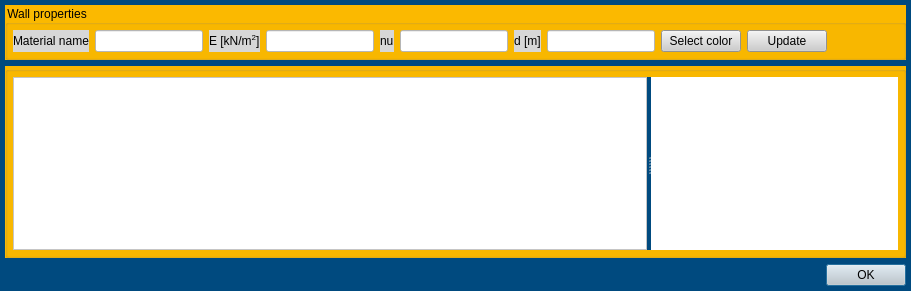
<?xml version="1.0" encoding="UTF-8"?>
<ui version="4.0">
 <class>Dialog</class>
 <widget class="QDialog" name="Dialog">
  <property name="geometry">
   <rect>
    <x>0</x>
    <y>0</y>
    <width>911</width>
    <height>291</height>
   </rect>
  </property>
  <property name="windowTitle">
   <string>Dialog</string>
  </property>
  <property name="styleSheet">
   <string notr="true">QWidget{background-color: rgb(0, 74, 127);}

QTableWidget{background-color: rgb(255, 255, 255);}

QCheckBox{background-color: rgb(255, 255, 255);}

QWidget#widget{background-color: rgb(255, 255, 255);}

QGroupBox{background-color: rgb(251, 185, 0);}

QPushButton{background-color: rgb(205, 205, 205);}

QLineEdit{background-color:rgb(255, 255, 255);}

QLabel{background-color:rgb(215, 215, 215);}</string>
  </property>
  <layout class="QVBoxLayout" name="verticalLayout">
   <property name="leftMargin">
    <number>5</number>
   </property>
   <property name="topMargin">
    <number>5</number>
   </property>
   <property name="rightMargin">
    <number>5</number>
   </property>
   <property name="bottomMargin">
    <number>5</number>
   </property>
   <item>
    <widget class="QGroupBox" name="groupBox">
     <property name="title">
      <string>Wall properties</string>
     </property>
     <layout class="QHBoxLayout" name="horizontalLayout_2">
      <property name="leftMargin">
       <number>5</number>
      </property>
      <property name="topMargin">
       <number>5</number>
      </property>
      <property name="rightMargin">
       <number>5</number>
      </property>
      <property name="bottomMargin">
       <number>5</number>
      </property>
      <item>
       <layout class="QHBoxLayout" name="horizontalLayout">
        <item>
         <widget class="QLabel" name="label">
          <property name="text">
           <string>Material name</string>
          </property>
         </widget>
        </item>
        <item>
         <widget class="QLineEdit" name="lineEdit"/>
        </item>
        <item>
         <widget class="QLabel" name="label_2">
          <property name="text">
           <string>E [kN/m&lt;sup&gt;2&lt;/sup&gt;]</string>
          </property>
         </widget>
        </item>
        <item>
         <widget class="QLineEdit" name="lineEdit_2"/>
        </item>
        <item>
         <widget class="QLabel" name="label_4">
          <property name="text">
           <string>nu</string>
          </property>
         </widget>
        </item>
        <item>
         <widget class="QLineEdit" name="lineEdit_4"/>
        </item>
        <item>
         <widget class="QLabel" name="label_3">
          <property name="text">
           <string>d [m]</string>
          </property>
         </widget>
        </item>
        <item>
         <widget class="QLineEdit" name="lineEdit_3"/>
        </item>
       </layout>
      </item>
      <item>
       <widget class="QPushButton" name="pushButton_3">
        <property name="text">
         <string>Select color</string>
        </property>
       </widget>
      </item>
      <item>
       <widget class="QPushButton" name="pushButton">
        <property name="text">
         <string>Update</string>
        </property>
       </widget>
      </item>
      <item>
       <spacer name="horizontalSpacer">
        <property name="orientation">
         <enum>Qt::Horizontal</enum>
        </property>
        <property name="sizeHint" stdset="0">
         <size>
          <width>40</width>
          <height>20</height>
         </size>
        </property>
       </spacer>
      </item>
     </layout>
    </widget>
   </item>
   <item>
    <widget class="QGroupBox" name="groupBox_2">
     <property name="sizePolicy">
      <sizepolicy hsizetype="Expanding" vsizetype="Expanding">
       <horstretch>0</horstretch>
       <verstretch>0</verstretch>
      </sizepolicy>
     </property>
     <property name="title">
      <string/>
     </property>
     <layout class="QHBoxLayout" name="horizontalLayout_3">
      <property name="leftMargin">
       <number>5</number>
      </property>
      <property name="topMargin">
       <number>5</number>
      </property>
      <property name="rightMargin">
       <number>5</number>
      </property>
      <property name="bottomMargin">
       <number>5</number>
      </property>
      <item>
       <widget class="QSplitter" name="splitter">
        <property name="orientation">
         <enum>Qt::Horizontal</enum>
        </property>
        <widget class="QTableWidget" name="tableWidget"/>
        <widget class="QWidget" name="widget" native="true"/>
       </widget>
      </item>
     </layout>
    </widget>
   </item>
   <item>
    <widget class="QDialogButtonBox" name="buttonBox">
     <property name="styleSheet">
      <string notr="true"/>
     </property>
     <property name="orientation">
      <enum>Qt::Horizontal</enum>
     </property>
     <property name="standardButtons">
      <set>QDialogButtonBox::Ok</set>
     </property>
    </widget>
   </item>
  </layout>
 </widget>
 <resources/>
 <connections/>
</ui>
